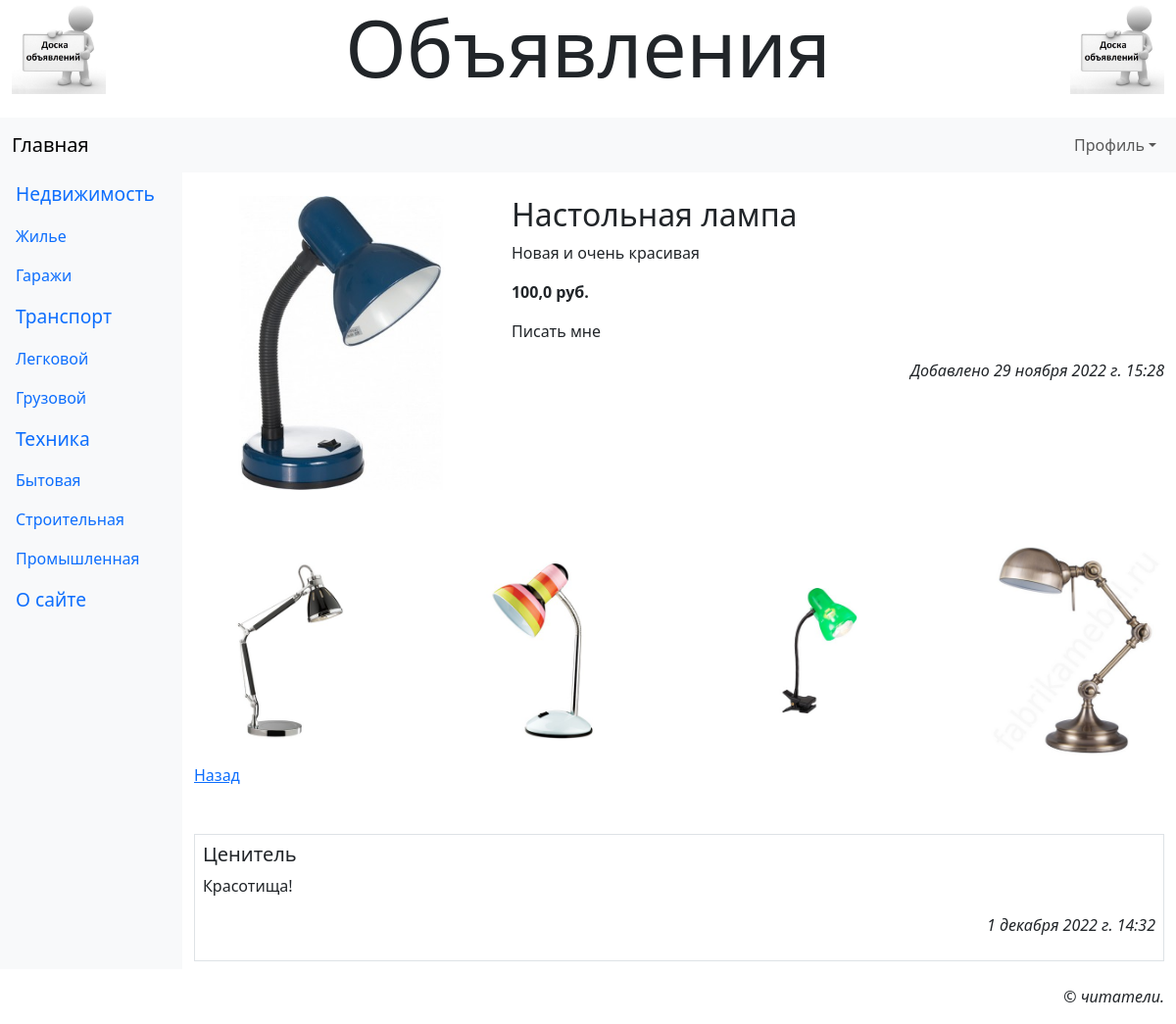
/accounts/profile/1/ (signed in), run on the app's committed database.
### main/models.py (models this page shows, shortened)
class Rubric(models.Model):
    name = models.CharField(max_length=20, unique=True,
                            verbose_name='Название')
    order = models.SmallIntegerField(default=0, db_index=True,
                                     verbose_name='Порядок')
    super_rubric = models.ForeignKey('SuperRubric',
                   on_delete=models.PROTECT, null=True, blank=True,
                   verbose_name='Надрубрика')

class Bb(models.Model):
    rubric = models.ForeignKey(SubRubric, on_delete=models.PROTECT,
                                          verbose_name='Рубрика')
    title = models.CharField(max_length=40, verbose_name='Товар')
    content = models.TextField(verbose_name='Описание')
    price = models.FloatField(default=0, verbose_name='Цена')
    contacts = models.TextField(verbose_name='Контакты')
    image = models.ImageField(blank=True, upload_to=get_timestamp_path,
                              verbose_name='Изображение')
    author = models.ForeignKey(AdvUser, on_delete=models.CASCADE,
                               verbose_name='Автор объявления')
    is_active = models.BooleanField(default=True, db_index=True,
                                    verbose_name='Выводить в списке?')
    created_at = models.DateTimeField(auto_now_add=True, db_index=True,
                                      verbose_name='Опубликовано')
    class Meta:
        verbose_name_plural = 'Объявления'
        verbose_name = 'Объявление'
        ordering = ['-created_at']

class AdditionalImage(models.Model):
    bb = models.ForeignKey(Bb, on_delete=models.CASCADE,
                           verbose_name='Объявление')
    image = models.ImageField(upload_to=get_timestamp_path,
                              verbose_name='Изображение')
    class Meta:
        verbose_name_plural = 'Дополнительные иллюстрации'
        verbose_name = 'Дополнительная иллюстрация'

class Comment(models.Model):
    bb = models.ForeignKey(Bb, on_delete=models.CASCADE,
                               verbose_name='Объявление')
    author = models.CharField(max_length=30, verbose_name='Автор')
    content = models.TextField(verbose_name='Содержание')
    is_active = models.BooleanField(default=True, db_index=True,
                                    verbose_name='Выводить на экран?')
    created_at = models.DateTimeField(auto_now_add=True, db_index=True,
                                      verbose_name='Опубликован')
    class Meta:
        verbose_name_plural = 'Комментарии'
        verbose_name = 'Комментарий'
        ordering = ['created_at']

### main/views.py (the view)
# urls.py: path('accounts/profile/<int:pk>/', profile_bb_detail,
@login_required
def profile_bb_detail(request, pk):
    bb = get_object_or_404(Bb, pk=pk)
    ais = bb.additionalimage_set.all()
    comments = Comment.objects.filter(bb=pk, is_active=True)
    context = {'bb': bb, 'ais': ais, 'comments': comments}
    return render(request, 'main/profile_bb_detail.html', context)

### main/models.py (called while the page is built)
    def get_queryset(self):
        return super().get_queryset().filter(super_rubric__isnull=False)

### main/templates/main/profile_bb_detail.html (shortened to what this page needs)
{% extends 'layout/basic.html' %}
{% block content %}
<div class="row mt-3">
    {% if bb.image %}
    <div class="col-md-auto">
        <img src="{{ bb.image.url }}" class="main-image">
    </div>
    {% endif %}
    <div class="col">
        <h2>{{ bb.title }}</h2>
        <p>{{ bb.content }}</p>
        <p class="fw-bold">{{ bb.price }} руб.</p>
        <p>{{ bb.contacts }}</p>
        <p class="text-end fst-italic">Добавлено {{ bb.created_at }}</p>
    </div>
</div>
{% if ais %}
<div class="d-flex justify-content-between flex-wrap mt-5">
    {% for ai in ais %}
    <div class="d-flex justify-content-center align-items-center">
        <img class="additional-image" src="{{ ai.image.url }}">
    </div>
    {% endfor %}
</div>
{% endif %}
<p><a href="{% url 'main:profile' %}">Назад</a></p>
{% if comments %}
<div class="vstack gap-3 mt-5">
    {% for comment in comments %}
    <div class="p-2 border">
        <h5>{{ comment.author }}</h5>
        <p>{{ comment.content }}</p>
        <p class="text-end fst-italic">{{ comment.created_at }}</p>
    </div>
    {% endfor %}
</div>
{% endif %}
{% endblock %}

### main/templates/layout/basic.html (shortened to what this page needs)
{% load django_bootstrap5 %}
{% load static %}
<!DOCTYPE html>
<html>
    <head>
        {% bootstrap_css %}
        <link rel="stylesheet" type="text/css"
              href="{% static 'main/style.css' %}">
    </head>
    <body class="container-fluid">
        <header class="mb-4">
            <h1 class="display-1 text-center">Объявления</h1>
        </header>
        <nav class="row navbar navbar-expand-md bg-light">
            <div class="col container">
                <a class="navbar-brand"
                   href="{% url 'main:index' %}">Главная</a>
                <div class="collapse navbar-collapse justify-content-end"
                     id="navbarNav">
                    <div class="navbar-nav">
                        {% if user.is_authenticated %}
                        <div class="nav-item dropdown">
                            <a class="nav-link dropdown-toggle"
                               data-bs-toggle="dropdown" href="#">Профиль</a>
                        </div>
                        {% else %}
                        <a class="nav-link" href="{% url 'main:register' %}">Регистрация</a>
                        <a class="nav-link" href="{% url 'main:login' %}">Вход</a>
                        {% endif %}
                    </div>
                </div>
            </div>
        </nav>
        <div class="row">
            <nav class="col-md-auto nav flex-column bg-light">
                {% for rubric in rubrics %}
                {% ifchanged rubric.super_rubric.pk %}
                <span class="nav-link root">{{ rubric.super_rubric.name }}</span>
                {% endifchanged %}
                <a class="nav-link" href="{% url 'main:rubric_bbs' pk=rubric.pk %}">
                   {{ rubric.name }}</a>
                {% endfor %}
                <a class="nav-link root" href="{% url 'main:other' page='about' %}">
                   О сайте</a>
            </nav>
            <main class="col py-2">
                {% block content %}
                {% endblock %}
            </main>
        </div>
        <footer class="mt-3">
            <p class="text-end fst-italic">&copy; читатели.</p>
        </footer>
    </body>
</html>

### main/static/main/style.css (style rules this page uses)
header h1 { background: url("bg.jpg") left / auto 100% no-repeat, url("bg.jpg") right / auto 100% no-repeat; }
.root { font-size: larger; }
img.main-image { width: 300px; }
img.additional-image { width: 180px; }

### data on the page
Rubric: super_rubric.name "Недвижимость", name "Жилье"
Rubric: name "Гаражи"
Rubric: super_rubric.name "Транспорт", name "Легковой"
Rubric: name "Грузовой"
Rubric: super_rubric.name "Техника", name "Бытовая"
Rubric: name "Строительная"
Rubric: name "Промышленная"
Bb: image (picture), title "Настольная лампа", content "Новая и очень красивая", price "100,0", contacts "Писать мне", created_at "29 ноября 2022 г. 15:28"
AdditionalImage: image (picture)
AdditionalImage: image (picture)
AdditionalImage: image (picture)
AdditionalImage: image (picture)
Comment: author "Ценитель", content "Красотища!", created_at "1 декабря 2022 г. 14:32"
